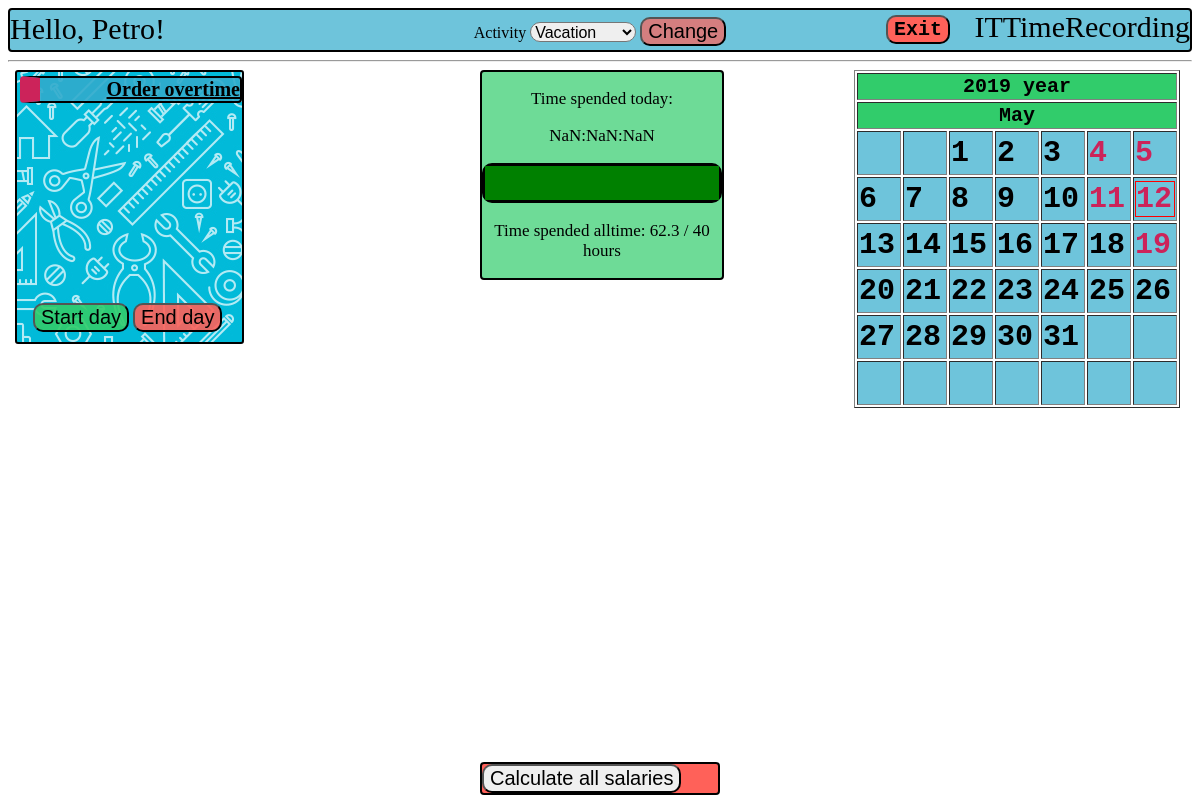
Before: /home/me/ (signed in) with the older database file.
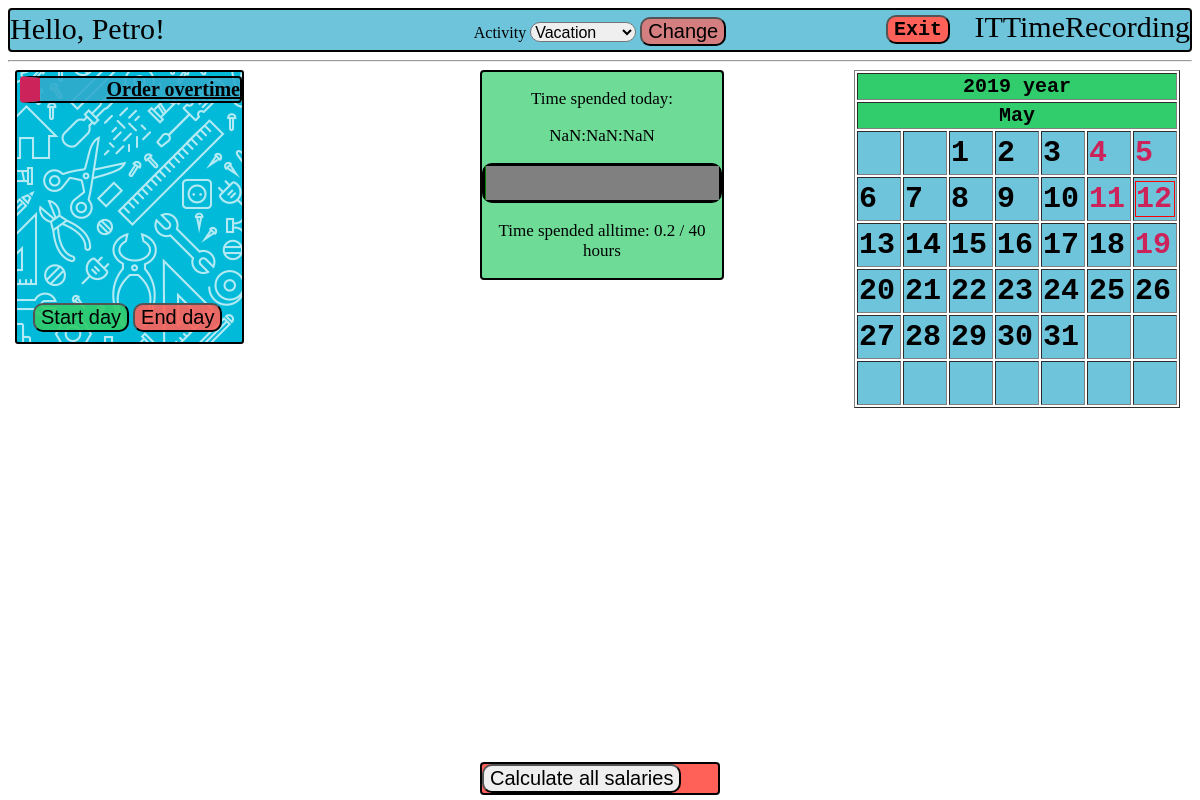
After: the same page with the newer database file.
### rec/models.py (models this page shows, shortened)
class User(db.Model):
    __tablename__ = 'USER'
    login = db.Column('LOGIN', db.String(20), primary_key=True)
    password = db.Column('PASSWORD', db.String(20), nullable=False)
    salary = db.Column('SALARY', db.INTEGER)
    worktime = db.Column('WORKTIME', db.INTEGER)
    username = db.Column('USERNAME', db.String(50), nullable=False)
    role = db.Column('ROLE_NAME', db.String(15), nullable=False )
    def fix_time(self, time):
        workday = Workday.query.filter_by(user=self.login, date=datetime.date.today().toordinal()).first()
        if workday and workday.ended == 0:
            workday.time += time
            self.worktime += time
            db.session.commit()

class Manager(User):
    def start_dev_day(self, user, activity):
        target = User.query.filter_by(login=user).first()
        target.start_day(activity)
        db.session.commit()

### rec/login/views.py (the view)
@mod.route('/me/')
@requires_login
def home():
    global menu
    menu = []
    if g.user.role == 'Developer':
        menu.append(['Order overtime', 'TakeOvertime'])
    if g.user.role == 'Manager':
        menu.append(['Change user activity', 'ChangeUserActivity'])
        menu.append(['Workday managing', 'ManageWorkday'])
        menu.append(['Registration of new worker', 'Register'])
        menu.append(['Delete user', 'Delete'])
    workdays = Workday.query.filter_by(date=date.toordinal())
    workdict = {}
    for workday in workdays:
        workdict[workday.user] = workday
    return render_template("homepage.html",
                           user=g.user,
                           menu=menu,
                           date=date,
                           cal=cal,
                           norms=session['normative'],
                           time=Workday.query.filter_by(id=session["workday_id"]).first().time + session['time'],
                           workdays=workdict)

### rec/login/views.py (called while the page is built)
@mod.before_request
def before_request():
    g.user = None
    if 'user_login' in session:
        g.user = User.query.get(session['user_login'])
        global cal
        day = Day(date, 1, 1, g.user.login)
        cal = Calendar.get_month(day, g.user.login)
        session['now'] = time.monotonic()
        quant = session['time']
        session['time'] = session['now'] - session['start']
        workday = Workday.query.filter_by(date=date.toordinal(), user=g.user.login).first()
        if (workday.ended == 1):
            session['time'] = 0
        else:
            fix_all_func(session['time'] - quant)

### rec/models.py (called while the page is built)
def fix_all_func(Quant):
    users = User.query.all()
    for user in users:
        user.fix_time(Quant)

### rec/templates/homepage.html (shortened to what this page needs)
<!DOCTYPE html>
{% extends "base.html" %}
{% block body %}
    <form class="calc" method="post" action={{ url_for("Manager.calculate_all") }}>
        <input type = 'submit' value="Calculate all salaries">
    </form>
    <body link="black">
    <div class="hello">Hello, {{ user.username }}!</div>
    <div class="back"></div>
    <div class="menu">
    <ul>
    {% set role = user.role %}
    {% for item in menu %}
        <li>
            {% set url = role+"."+item[1] %}
            <a href = {{ url_for(url)}}>{{ item[0] }}</a>
        </li>
    {% endfor %}
    </ul>
    </div>
    <div class="progress_bar">
        <p> Time spended today: </p>
        {% set ended = workdays[user.login].ended %}
        <p {% if ended == 0 %}class="timer"{% endif %}>{{ '%02d'|format((time/3600)|int) }}:{{ '%02d'|format((time%3600)/60|int) }}:{{ '%02d'|format((time%60)|int) }} </p>
        <progress max = {{ norms }} value = {{ (user.worktime/3660 + time/3660)|round(2) }}></progress>
        <p> Time spended alltime: {{ (user.worktime/3600 + time/3660)|round(1)}} / {{ norms | round }} hours</p>
    </div>
    <div class = 'dayman'>
        <form method="post">
        <table>
            <tr>
                <td>
                   <input class="startday" type="submit" value="Start day" formaction={{ url_for("rec.begin_day") }}>
                </td>
                <td>
                    <input class="endday" type="submit" value="End day" formaction={{ url_for("rec.end_day") }}>
                </td>
            </tr>
        </table>
        </form>
    </div>
    {% include "calendar.html" %}
    <div class="activity">
        <form method="post">
            <label for="activity"> Activity </label>
            {% set activity = 'Standart' %}
                {% if user.login in workdays %}
                    {% set activity = workdays[user.login].activity %}
                {% endif %}
                <select name="activity" id="activity">
                    <option value="Vacation" {% if activity == 'Vacation' %} selected="selected" {% endif %}>Vacation</option>
                </select>
            <input type="submit" name="activity" value="Change" formaction='{{ url_for('rec.activity') }}'>
        </form>
    </div>
    <form method="post">
    <input class="exit" type="submit" name="exit" value="Exit" formaction='{{ url_for('rec.exit') }}'>
    </form>
</body>
{% endblock %}

### rec/templates/calendar.html (shortened to what this page needs)
<link rel="stylesheet" href="/static/css/main.css" />
<div class = "calendar">
<form method="post">
{% set months_names = {
        1: 'January', 2: 'February', 3: 'March', 4: 'April',
        5: 'May', 6: 'June', 7: 'July', 8: 'August',
        9: 'September', 10: 'October', 11: 'November', 12: 'December'
    } %}
    <table border="1">
        <tr>
            <th colspan="7">{{ date.year }} year</th>
        </tr>
        <tr>
            <th colspan="7">{{ months_names[date.month] }} </th>
        </tr>
        {% for week in cal %}
            <tr>
                {% for day in week %}
                    <td>
                    {% if  day.date == date.day %}
                        <div class="today">
                    {% endif %}
                    {% if day.form == "Vacancy" %}
                        <div class="vacancy">
                            <div class="date">{{ day.date }}</div>
                        </div>
                    {% endif %}
                    {% if day.form == "Work" %}
                        <div class="workday">
                            <div class="date">{{ day.date }}</div>
                        </div>
                    {% endif %}
                    {% if  day.date == date.day %}
                        </div>
                    {% endif %}
                    </td>
                {% endfor %}
            </tr>
        {% endfor %}
    </table>
</form>
</div>

Changed rows visible on the page:
changed Manager "Petro": WORKTIME 224199 → 756.121 (drawn); (user.worktime/3600+time/3660)|round(1) "62.3" → "0.2"
